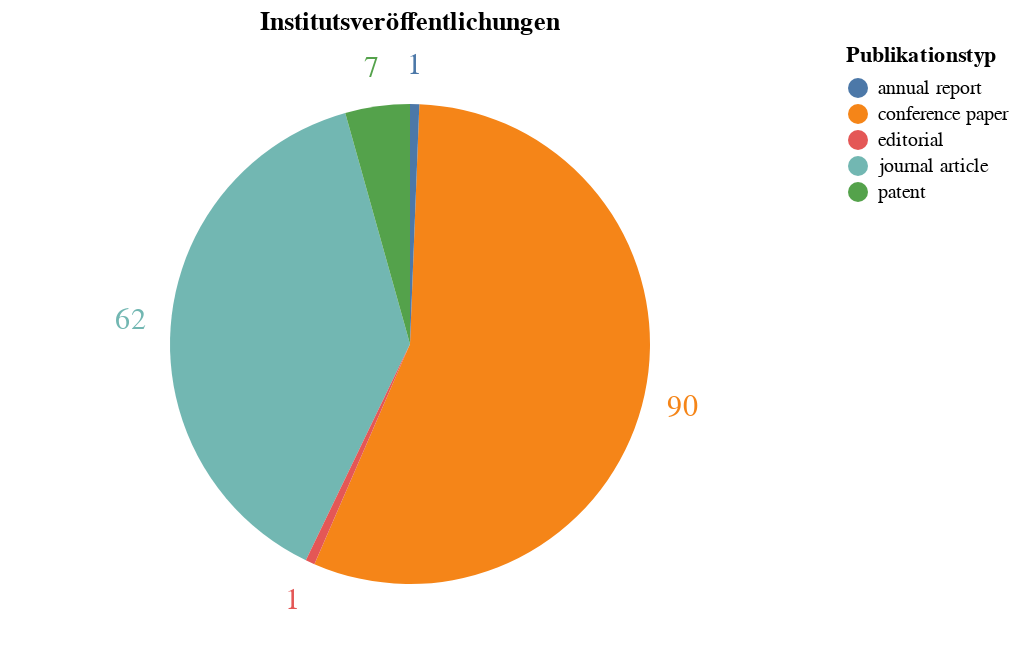

Notebook cell for this chart:
### Code cell
base = alt.Chart(df_publicationtypes).encode(
    theta=alt.Theta("Anzahl:Q", stack=True), color=alt.Color("Publikationstyp:N")
)

pie = base.mark_arc(outerRadius=120)
text = base.mark_text(radius=140, size=15).encode(text="Anzahl:N")

(pie + text).properties (title='Institutsveröffentlichungen')

### Figure 1 — Vega-Lite specification as saved in the notebook (floating-point values rounded to 4 significant figures)
{"config": {"view": {"continuousWidth": 400, "continuousHeight": 300}}, "layer": [{"mark": {"type": "arc", "outerRadius": 120}, "encoding": {"color": {"field": "Publikationstyp", "type": "nominal"}, "theta": {"field": "Anzahl", "stack": true, "type": "quantitative"}}}, {"mark": {"type": "text", "radius": 140, "size": 15}, "encoding": {"color": {"field": "Publikationstyp", "type": "nominal"}, "text": {"field": "Anzahl", "type": "nominal"}, "theta": {"field": "Anzahl", "stack": true, "type": "quantitative"}}}], "data": {"name": "data-08132a661d1c466ce3154f4064cb7953"}, "title": "Institutsveröffentlichungen", "$schema": "https://vega.github.io/schema/vega-lite/v4.17.0.json", "datasets": {"data-08132a661d1c466ce3154f4064cb7953": [{"Publikationstyp": "conference paper", "Anzahl": 90}, {"Publikationstyp": "journal article", "Anzahl": 62}, {"Publikationstyp": "patent", "Anzahl": 7}, {"Publikationstyp": "editorial", "Anzahl": 1}, {"Publikationstyp": "annual report", "Anzahl": 1}]}}
